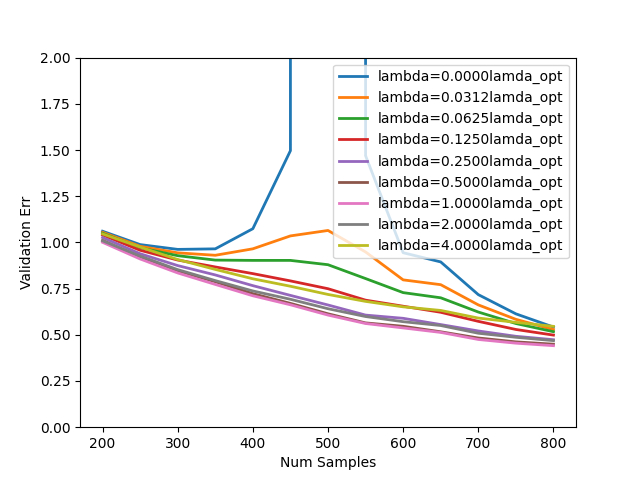

The Python source for this figure:
import numpy as np
import util

# Noise ~ N(0, sigma^2)
sigma = 0.5
# Dimension of x
d = 500
# Theta ~ N(0, eta^2*I)
eta = 1/np.sqrt(d)
# Scaling for lambda to plot
scale_list = [0, 0.03125, 0.0625, 0.125, 0.25, 0.5, 1, 2, 4]
# List of dataset sizes
n_list = [200, 250, 300, 350, 400, 450, 500, 550, 600, 650, 700, 750, 800]

def ridge_regression(train_path, validation_path):
    """Problem 5 (d): Parsimonious double descent.
    For a specific training set, obtain theta_hat under different l2 regularization strengths
    and return validation error.

    Args:
        train_path: Path to CSV file containing training set.
        validation_path: Path to CSV file containing validation set.

    Return:
        val_err: List of validation errors for different scaling factors of lambda in scale_list.
    """
    # *** START CODE HERE ***
    X_train, Y_train = util.load_dataset(train_path)
    X_valid, Y_valid = util.load_dataset(validation_path)
    I = np.identity(d)
    val_err = np.array([])
    for scale in scale_list:
        theta_MAP = np.linalg.pinv(X_train.T @ X_train + (scale * (sigma / eta) ** 2) * I) @ X_train.T @ Y_train
        MSE = (np.linalg.norm(X_valid @ theta_MAP - Y_valid) ** 2) / np.size(Y_valid)
        val_err = np.append(val_err, MSE)
    # *** END CODE HERE
    return val_err

if __name__ == '__main__':
    val_err = []
    for n in n_list:
        val_err.append(ridge_regression(train_path='train%d.csv' % n, validation_path='validation.csv'))
    val_err = np.asarray(val_err).T
    util.plot(val_err, 'doubledescent.png', n_list)
